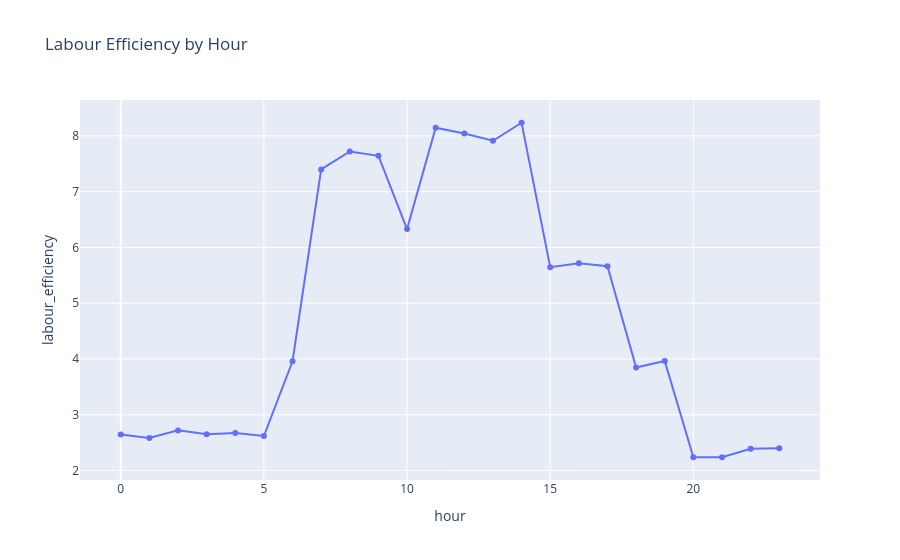

This figure's notebook cell:
### Code cell
labour_efficiency = (
    df.groupby("hour")["labour_efficiency"]
    .mean()
    .reset_index()
)

fig = px.line(
    labour_efficiency,
    x="hour",
    y="labour_efficiency",
    title="Labour Efficiency by Hour",
    markers=True
)

fig.show()

### Figure 1 — Plotly figure (JSON) as saved in the notebook; plotly's stock layout.template omitted (floating-point values rounded to 4 significant figures)
{"data": [{"hovertemplate": "hour=%{x}<br>labour_efficiency=%{y}<extra></extra>", "legendgroup": "", "line": {"color": "#636efa", "dash": "solid"}, "marker": {"symbol": "circle"}, "mode": "lines+markers", "name": "", "orientation": "v", "showlegend": false, "type": "scatter", "x": [0, 1, 2, 3, 4, 5, 6, 7, 8, 9, 10, 11, 12, 13, 14, 15, 16, 17, 18, 19, 20, 21, 22, 23], "xaxis": "x", "y": [2.645, 2.582, 2.72, 2.651, 2.671, 2.619, 3.96, 7.398, 7.72, 7.642, 6.33, 8.145, 8.041, 7.913, 8.235, 5.645, 5.717, 5.663, 3.847, 3.965, 2.238, 2.24, 2.391, 2.402], "yaxis": "y"}], "layout": {"legend": {"tracegroupgap": 0}, "title": {"text": "Labour Efficiency by Hour"}, "xaxis": {"anchor": "y", "domain": [0, 1], "title": {"text": "hour"}}, "yaxis": {"anchor": "x", "domain": [0, 1], "title": {"text": "labour_efficiency"}}}}
